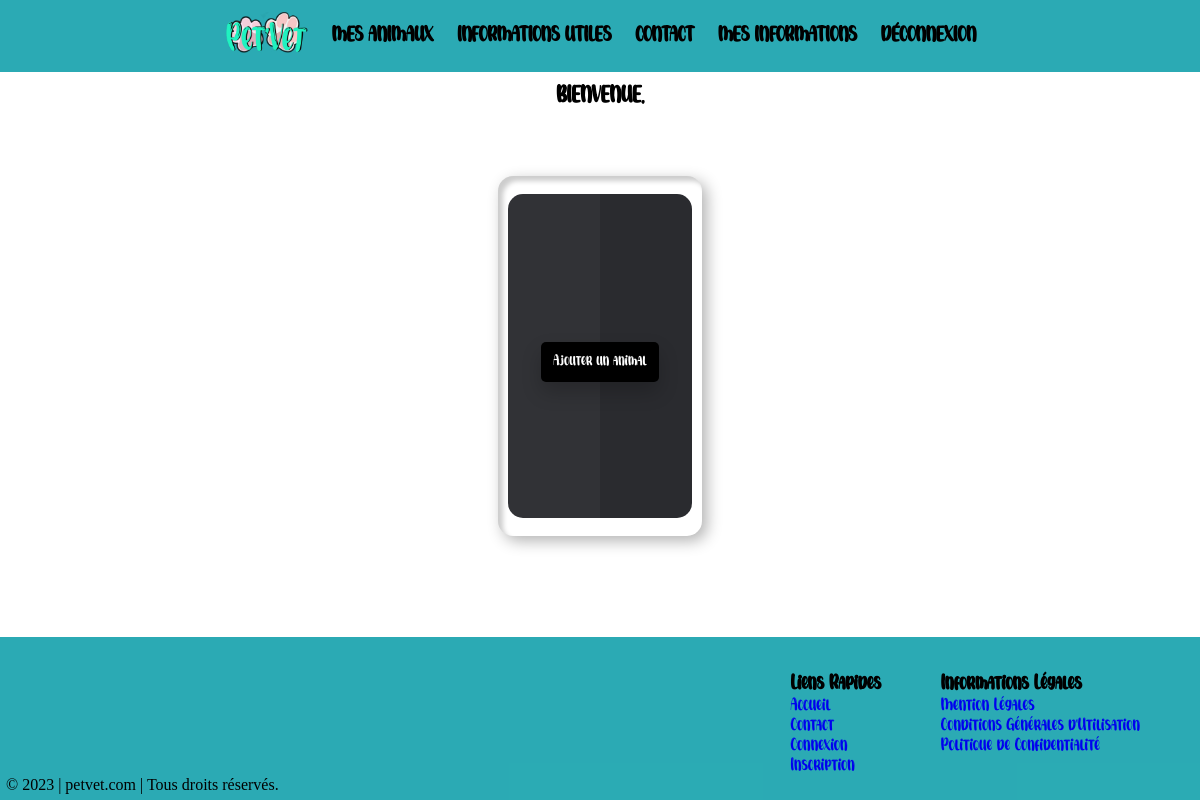
The page /PetVet/index.php?page=animaux&action=list (signed in) on the database as committed earlier.
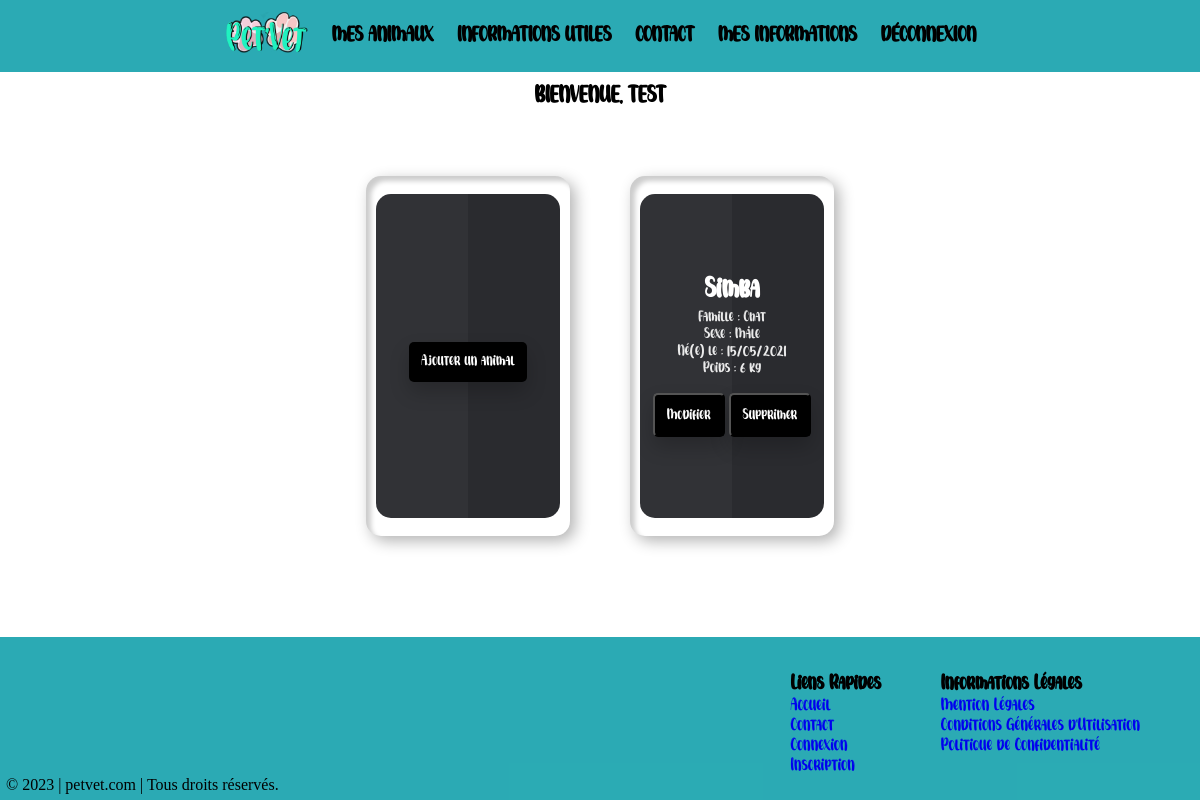
The same page on the database as committed later.
### tables this page shows
CREATE TABLE `animals` (
  `id` int(11) NOT NULL,
  `name` varchar(200) DEFAULT NULL,
  `birth_date` date DEFAULT NULL,
  `death_date` date DEFAULT NULL,
  `id_owner` int(11) DEFAULT NULL,
  `id_family` int(11) DEFAULT NULL,
  `id_veterinarians` int(11) DEFAULT NULL,
  `id_animals_gender` int(11) DEFAULT NULL,
  `id_weight` int(11) DEFAULT NULL
);

CREATE TABLE `family` (
  `id` int(11) NOT NULL,
  `family_type` varchar(200) DEFAULT NULL,
  `breed` varchar(200) DEFAULT NULL
);

CREATE TABLE `animals_gender` (
  `id` int(11) NOT NULL,
  `gender` varchar(50) DEFAULT NULL
);

### PetVet/index.php (called while the page is built)
<?php
	require_once("includes/core/router.php");

### PetVet/includes/core/models/daoAnimaux.php (called while the page is built, shortened)
<?php
	require_once "includes/core/models/animaux.php";
    require_once "includes/core/models/sexe.php";
    require_once "includes/core/models/poids.php";
    require_once "includes/core/models/famille.php";
    function getAllAnimaux(): array{
        $conn = getConnection();
        $SQLQuery = "SELECT a.id, a.name, a.birth_date, f.family_type, s.gender, pd.weight
                        FROM animals a
                        INNER JOIN owner p on p.id = a.id_owner
                        INNER JOIN family f on a.id_family = f.id
                        INNER JOIN animals_gender s on s.id = a.id_animals_gender
                        INNER JOIN weight pd on pd.id = a.id_weight
                        WHERE p.id = :id;";
        $SQLStmt = $conn->prepare($SQLQuery);
        $SQLStmt->bindValue(':id', $_SESSION['id'], PDO::PARAM_INT);
        $SQLStmt->execute();
        $listeAnimaux = array();
		while ($SQLRow = $SQLStmt->fetch(PDO::FETCH_ASSOC)){
			$unAnimal =
            new animaux(
                $SQLRow['name'],
                date_create($SQLRow['birth_date']),
                new poids($SQLRow['weight']),
                new famille($SQLRow['family_type']),
                new sexe($SQLRow['gender']));
			$unAnimal->setId($SQLRow['id']);
			$listeAnimaux[] = $unAnimal;
        }
		return $listeAnimaux;
    }

### PetVet/includes/core/models/animaux.php (called while the page is built, shortened)
<?php
    class animaux{
        private int $c_id;
        private string $c_nom;
        private ?DateTime $c_dateNaissance;
        private ?poids $c_poids;
        private ?famille $c_famille;
        private ?sexe $c_sexe;
        public function __construct(string $nom = '', ?DateTime $dateNaissance = null,
        ?poids $poids = null, ?famille $famille = null, ?sexe $sexe = null){
            $this->c_nom = htmlspecialchars($nom);
            if (is_null($dateNaissance)){
                $this->c_dateNaissance = new DateTime("now");
            }else{
                $this->c_dateNaissance = $dateNaissance;
            }
            $this->c_poids = $poids ?? new poids(0);
            $this->c_famille = $famille ?? new famille('Chien');
            $this->c_sexe = $sexe ?? new sexe('Mâle');
        }
        public function getId(): int
        {
            return $this->c_id;
        }
        public function setId( int $id): void
        {
            $this->c_id = $id;
        }
        public function getNom(): string
        {
            return $this->c_nom;
        }
        public function getDateNaissance(): DateTime
        {
            return $this->c_dateNaissance;
        }
        public function getFamille(): famille
        {
            return $this->c_famille;
        }
        public function getPoids(): poids
        {
            return $this->c_poids;
        }
        public function getSexe(): sexe
        {
            return $this->c_sexe;
        }
}

### PetVet/includes/core/models/famille.php (called while the page is built, shortened)
<?php
    class famille{
        private string $c_type;
        public function __construct(string $type =''){
            $this->c_type = htmlspecialchars($type);
        }
        public function getType(): string
        {
            return $this->c_type;
        }
    }

### PetVet/includes/core/models/sexe.php (called while the page is built, shortened)
<?php
    class sexe{
        private $c_sexe;
        public function __construct(string $sexe)
        {
            $this->c_sexe = htmlspecialchars($sexe);
        }
        public function getSexe(): string
        {
            return $this->c_sexe;
        }
    }

### PetVet/includes/core/models/poids.php (called while the page is built, shortened)
<?php
    class poids {
        private float $c_poids;
        public function __construct(float $poids){
            $this->c_poids = $poids;
        }
        public function getPoids(): float{
            return $this->c_poids;
        }
    }

### PetVet/includes/core/views/listeAnimaux.phtml (the view, shortened to what this page needs)
<!DOCTYPE html>
<html lang="en">
<head>
	<?php require_once "includes/partials/page_head.php"; ?>
</head>
<body>
    <header>
		<nav>
			<?php require "includes/partials/navbarCo.php"; ?>
		</nav>
    </header>
	<main>
		<div class="welcomeMessage">
			Bienvenue, <?=$Owner?>
		</div>
		<div class="containerAnimaux">
			<div class="cardAnimaux">
				<div class="boxAnimaux">
					<div class="contentAnimaux">
						<a class="listButton" href="index.php?page=animaux&action=add">Ajouter un animal</a>
					</div>
				</div>
			</div>
		<?php
			foreach ($lesAnimaux as $unAnimal) {
				?>
				<div class="cardAnimaux">
					<div class="boxAnimaux">
						<div class="contentAnimaux">
							<h3><?=$unAnimal->getNom()?></h3>
							<p>Famille : <?= $unAnimal->getFamille()->getType()?></p>
							<p>Sexe : <?= $unAnimal->getSexe()->getSexe()?></p>
							<p>Né(e) le : <?=$unAnimal->getDateNaissance()->format('d/m/Y')?></p>
							<p>Poids : <?=$unAnimal->getPoids()->getPoids()?> kg</p>
							<button class="listButton modifAnimalBtn" form=<?=$unAnimal->getId()?>>Modifier</button>
							<button class="listButton deleteAnimalBtn" form=<?=$unAnimal->getId()?>>Supprimer</button>
						</div>
					</div>
				</div>
		<?php
			}
		?>
		</div>
    </main>
	<footer>
        <?php
        require "includes/partials/footer.php";
        ?>
    </footer>
</body>
</html>

Rows that differ between the two databases and show on the page:
added animals: name "Simba", id_family.family_type "Chat", id_animals_gender.gender "Mâle", format "15/05/2021", Poids "6"
Other text that changed with them:
$Owner: (not shown) → "TEST"
